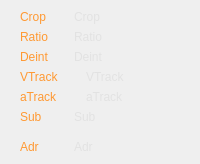
    <widget class="CSkinProgressWidget" name="m_CentralContainer1" native="true">
     <property name="sizePolicy">
      <sizepolicy hsizetype="Expanding" vsizetype="Preferred">
       <horstretch>0</horstretch>
       <verstretch>0</verstretch>
      </sizepolicy>
     </property>
     <property name="progress" stdset="0">
      <number>1</number>
     </property>
     <property name="borderInfo" stdset="0">
      <string notr="true">borderwidth=&quot;2&quot; roundcorner=&quot;0&quot; bordercolor=&quot;0xFFD0D0D0&quot; </string>
     </property>
     <layout class="QGridLayout" name="gridLayout_2" columnstretch="0,100,0">
      <property name="leftMargin">
       <number>20</number>
      </property>
      <property name="topMargin">
       <number>10</number>
      </property>
      <property name="rightMargin">
       <number>20</number>
      </property>
      <property name="bottomMargin">
       <number>10</number>
      </property>
      <property name="horizontalSpacing">
       <number>15</number>
      </property>
      <item row="1" column="0">
       <widget class="CSkinOneLineText" name="m_RatioName">
        <property name="sizePolicy">
         <sizepolicy hsizetype="Expanding" vsizetype="Expanding">
          <horstretch>0</horstretch>
          <verstretch>0</verstretch>
         </sizepolicy>
        </property>
        <property name="palette">
         <palette>
          <active>
           <colorrole role="WindowText">
            <brush brushstyle="SolidPattern">
             <color alpha="255">
              <red>255</red>
              <green>153</green>
              <blue>51</blue>
             </color>
            </brush>
           </colorrole>
          </active>
          <inactive>
           <colorrole role="WindowText">
            <brush brushstyle="SolidPattern">
             <color alpha="255">
              <red>255</red>
              <green>153</green>
              <blue>51</blue>
             </color>
            </brush>
           </colorrole>
          </inactive>
          <disabled>
           <colorrole role="WindowText">
            <brush brushstyle="SolidPattern">
             <color alpha="255">
              <red>120</red>
              <green>120</green>
              <blue>120</blue>
             </color>
            </brush>
           </colorrole>
          </disabled>
         </palette>
        </property>
        <property name="text">
         <string>Ratio</string>
        </property>
        <property name="addheight" stdset="0">
         <number>0</number>
        </property>
       </widget>
      </item>
      <item row="2" column="0">
       <widget class="CSkinOneLineText" name="m_DeintName">
        <property name="sizePolicy">
         <sizepolicy hsizetype="Expanding" vsizetype="Expanding">
          <horstretch>0</horstretch>
          <verstretch>0</verstretch>
         </sizepolicy>
        </property>
        <property name="palette">
         <palette>
          <active>
           <colorrole role="WindowText">
            <brush brushstyle="SolidPattern">
             <color alpha="255">
              <red>255</red>
              <green>153</green>
              <blue>51</blue>
             </color>
            </brush>
           </colorrole>
          </active>
          <inactive>
           <colorrole role="WindowText">
            <brush brushstyle="SolidPattern">
             <color alpha="255">
              <red>255</red>
              <green>153</green>
              <blue>51</blue>
             </color>
            </brush>
           </colorrole>
          </inactive>
          <disabled>
           <colorrole role="WindowText">
            <brush brushstyle="SolidPattern">
             <color alpha="255">
              <red>120</red>
              <green>120</green>
              <blue>120</blue>
             </color>
            </brush>
           </colorrole>
          </disabled>
         </palette>
        </property>
        <property name="text">
         <string>Deint</string>
        </property>
        <property name="addheight" stdset="0">
         <number>0</number>
        </property>
       </widget>
      </item>
      <item row="5" column="1" colspan="2">
       <widget class="CSkinOneLineText" name="m_STrackVal">
        <property name="sizePolicy">
         <sizepolicy hsizetype="Expanding" vsizetype="Expanding">
          <horstretch>0</horstretch>
          <verstretch>0</verstretch>
         </sizepolicy>
        </property>
        <property name="palette">
         <palette>
          <active>
           <colorrole role="WindowText">
            <brush brushstyle="SolidPattern">
             <color alpha="255">
              <red>226</red>
              <green>226</green>
              <blue>226</blue>
             </color>
            </brush>
           </colorrole>
          </active>
          <inactive>
           <colorrole role="WindowText">
            <brush brushstyle="SolidPattern">
             <color alpha="255">
              <red>226</red>
              <green>226</green>
              <blue>226</blue>
             </color>
            </brush>
           </colorrole>
          </inactive>
          <disabled>
           <colorrole role="WindowText">
            <brush brushstyle="SolidPattern">
             <color alpha="255">
              <red>120</red>
              <green>120</green>
              <blue>120</blue>
             </color>
            </brush>
           </colorrole>
          </disabled>
         </palette>
        </property>
        <property name="text">
         <string>Sub</string>
        </property>
        <property name="addheight" stdset="0">
         <number>1</number>
        </property>
       </widget>
      </item>
      <item row="3" column="1" colspan="2">
       <layout class="QHBoxLayout" name="horizontalLayout_24">
        <property name="spacing">
         <number>12</number>
        </property>
        <item>
         <widget class="CSkinProgressWidget" name="m_VCodecInfo" native="true">
          <property name="borderInfo" stdset="0">
           <string notr="true">borderwidth=&quot;0&quot; roundcorner=&quot;0&quot; bordercolor=&quot;0xD0CCFFCC&quot; </string>
          </property>
          <layout class="QHBoxLayout" name="horizontalLayout_14">
           <property name="spacing">
            <number>0</number>
           </property>
           <property name="leftMargin">
            <number>0</number>
           </property>
           <property name="topMargin">
            <number>0</number>
           </property>
           <property name="rightMargin">
            <number>0</number>
           </property>
           <property name="bottomMargin">
            <number>0</number>
           </property>
           <item>
            <widget class="COsdImage" name="m_VCodecInfoImg" native="true">
             <property name="imageParamsList" stdset="0">
              <stringlist notr="true">
               <string>id=&quot;avc1&quot; src=&quot;img/osd/infopanel/codecs/video/avc1.png&quot;</string>
               <string>id=&quot;div4&quot; src=&quot;img/osd/infopanel/codecs/video/div4.png&quot;</string>
               <string>id=&quot;divx&quot; src=&quot;img/osd/infopanel/codecs/video/divx.png&quot;</string>
               <string>id=&quot;dx50&quot; src=&quot;img/osd/infopanel/codecs/video/dx50.png&quot;</string>
               <string>id=&quot;h264&quot; src=&quot;img/osd/infopanel/codecs/video/h264.png&quot;</string>
               <string>id=&quot;mpgv&quot; src=&quot;img/osd/infopanel/codecs/video/mpgv.png&quot;</string>
               <string>id=&quot;wmv2&quot; src=&quot;img/osd/infopanel/codecs/video/wmv2.png&quot;</string>
               <string>id=&quot;wmv3&quot; src=&quot;img/osd/infopanel/codecs/video/wmv3.png&quot;</string>
               <string>id=&quot;wvc1&quot; src=&quot;img/osd/infopanel/codecs/video/wvc1.png&quot;</string>
               <string>id=&quot;xvid&quot; src=&quot;img/osd/infopanel/codecs/video/xvid.png&quot;</string>
               <string>id=&quot;mp42&quot; src=&quot;img/osd/infopanel/codecs/video/mp42.png&quot;</string>
               <string>id=&quot;div3&quot; src=&quot;img/osd/infopanel/codecs/video/div3.png&quot;</string>
               <string>id=&quot;mp43&quot; src=&quot;img/osd/infopanel/codecs/video/mp43.png&quot;</string>
               <string>id=&quot;vp90&quot; src=&quot;img/osd/infopanel/codecs/video/vp9.png&quot;</string>
               <string>id=&quot;unknown&quot; src=&quot;img/osd/infopanel/codecs/video/unknown.png&quot;</string>
              </stringlist>
             </property>
            </widget>
           </item>
          </layout>
         </widget>
        </item>
        <item>
         <widget class="CSkinOneLineText" name="m_VTrackVal">
          <property name="sizePolicy">
           <sizepolicy hsizetype="Expanding" vsizetype="Expanding">
            <horstretch>0</horstretch>
            <verstretch>0</verstretch>
           </sizepolicy>
          </property>
          <property name="palette">
           <palette>
            <active>
             <colorrole role="WindowText">
              <brush brushstyle="SolidPattern">
               <color alpha="255">
                <red>226</red>
                <green>226</green>
                <blue>226</blue>
               </color>
              </brush>
             </colorrole>
            </active>
            <inactive>
             <colorrole role="WindowText">
              <brush brushstyle="SolidPattern">
               <color alpha="255">
                <red>226</red>
                <green>226</green>
                <blue>226</blue>
               </color>
              </brush>
             </colorrole>
            </inactive>
            <disabled>
             <colorrole role="WindowText">
              <brush brushstyle="SolidPattern">
               <color alpha="255">
                <red>120</red>
                <green>120</green>
                <blue>120</blue>
               </color>
              </brush>
             </colorrole>
            </disabled>
           </palette>
          </property>
          <property name="text">
           <string>VTrack</string>
          </property>
          <property name="addheight" stdset="0">
           <number>1</number>
          </property>
          <property name="rowLimit" stdset="0">
           <number>0</number>
          </property>
         </widget>
        </item>
       </layout>
      </item>
      <item row="5" column="0">
       <widget class="CSkinOneLineText" name="m_STrackName">
        <property name="sizePolicy">
         <sizepolicy hsizetype="Expanding" vsizetype="Expanding">
          <horstretch>0</horstretch>
          <verstretch>0</verstretch>
         </sizepolicy>
        </property>
        <property name="palette">
         <palette>
          <active>
           <colorrole role="WindowText">
            <brush brushstyle="SolidPattern">
             <color alpha="255">
              <red>255</red>
              <green>153</green>
              <blue>51</blue>
             </color>
            </brush>
           </colorrole>
          </active>
          <inactive>
           <colorrole role="WindowText">
            <brush brushstyle="SolidPattern">
             <color alpha="255">
              <red>255</red>
              <green>153</green>
              <blue>51</blue>
             </color>
            </brush>
           </colorrole>
          </inactive>
          <disabled>
           <colorrole role="WindowText">
            <brush brushstyle="SolidPattern">
             <color alpha="255">
              <red>120</red>
              <green>120</green>
              <blue>120</blue>
             </color>
            </brush>
           </colorrole>
          </disabled>
         </palette>
        </property>
        <property name="text">
         <string>Sub</string>
        </property>
        <property name="addheight" stdset="0">
         <number>0</number>
        </property>
       </widget>
      </item>
      <item row="7" column="0">
       <spacer name="verticalSpacer_2">
        <property name="orientation">
         <enum>Qt::Vertical</enum>
        </property>
        <property name="sizeHint" stdset="0">
         <size>
          <width>20</width>
          <height>10</height>
         </size>
        </property>
       </spacer>
      </item>
      <item row="2" column="1" colspan="2">
       <widget class="CSkinOneLineText" name="m_DeintVal">
        <property name="sizePolicy">
         <sizepolicy hsizetype="Expanding" vsizetype="Expanding">
          <horstretch>0</horstretch>
          <verstretch>0</verstretch>
         </sizepolicy>
        </property>
        <property name="palette">
         <palette>
          <active>
           <colorrole role="WindowText">
            <brush brushstyle="SolidPattern">
             <color alpha="255">
              <red>226</red>
              <green>226</green>
              <blue>226</blue>
             </color>
            </brush>
           </colorrole>
          </active>
          <inactive>
           <colorrole role="WindowText">
            <brush brushstyle="SolidPattern">
             <color alpha="255">
              <red>226</red>
              <green>226</green>
              <blue>226</blue>
             </color>
            </brush>
           </colorrole>
          </inactive>
          <disabled>
           <colorrole role="WindowText">
            <brush brushstyle="SolidPattern">
             <color alpha="255">
              <red>120</red>
              <green>120</green>
              <blue>120</blue>
             </color>
            </brush>
           </colorrole>
          </disabled>
         </palette>
        </property>
        <property name="text">
         <string>Deint</string>
        </property>
        <property name="addheight" stdset="0">
         <number>1</number>
        </property>
       </widget>
      </item>
      <item row="3" column="0">
       <widget class="CSkinOneLineText" name="m_VTrackName">
        <property name="sizePolicy">
         <sizepolicy hsizetype="Expanding" vsizetype="Expanding">
          <horstretch>0</horstretch>
          <verstretch>0</verstretch>
         </sizepolicy>
        </property>
        <property name="palette">
         <palette>
          <active>
           <colorrole role="WindowText">
            <brush brushstyle="SolidPattern">
             <color alpha="255">
              <red>255</red>
              <green>153</green>
              <blue>51</blue>
             </color>
            </brush>
           </colorrole>
          </active>
          <inactive>
           <colorrole role="WindowText">
            <brush brushstyle="SolidPattern">
             <color alpha="255">
              <red>255</red>
              <green>153</green>
              <blue>51</blue>
             </color>
            </brush>
           </colorrole>
          </inactive>
          <disabled>
           <colorrole role="WindowText">
            <brush brushstyle="SolidPattern">
             <color alpha="255">
              <red>120</red>
              <green>120</green>
              <blue>120</blue>
             </color>
            </brush>
           </colorrole>
          </disabled>
         </palette>
        </property>
        <property name="text">
         <string>VTrack</string>
        </property>
        <property name="addheight" stdset="0">
         <number>0</number>
        </property>
       </widget>
      </item>
      <item row="8" column="0">
       <widget class="CSkinOneLineText" name="m_AddressName">
        <property name="sizePolicy">
         <sizepolicy hsizetype="Expanding" vsizetype="Expanding">
          <horstretch>0</horstretch>
          <verstretch>0</verstretch>
         </sizepolicy>
        </property>
        <property name="palette">
         <palette>
          <active>
           <colorrole role="WindowText">
            <brush brushstyle="SolidPattern">
             <color alpha="255">
              <red>255</red>
              <green>153</green>
              <blue>51</blue>
             </color>
            </brush>
           </colorrole>
          </active>
          <inactive>
           <colorrole role="WindowText">
            <brush brushstyle="SolidPattern">
             <color alpha="255">
              <red>255</red>
              <green>153</green>
              <blue>51</blue>
             </color>
            </brush>
           </colorrole>
          </inactive>
          <disabled>
           <colorrole role="WindowText">
            <brush brushstyle="SolidPattern">
             <color alpha="255">
              <red>120</red>
              <green>120</green>
              <blue>120</blue>
             </color>
            </brush>
           </colorrole>
          </disabled>
         </palette>
        </property>
        <property name="text">
         <string>Adr</string>
        </property>
        <property name="addheight" stdset="0">
         <number>2</number>
        </property>
        <property name="brightness" stdset="0">
         <number>5</number>
        </property>
        <property name="rowLimit" stdset="0">
         <number>0</number>
        </property>
       </widget>
      </item>
      <item row="0" column="2">
       <widget class="CSkinProgressWidget" name="m_CompactModeButton" native="true">
        <property name="sizePolicy">
         <sizepolicy hsizetype="Preferred" vsizetype="Preferred">
          <horstretch>0</horstretch>
          <verstretch>0</verstretch>
         </sizepolicy>
        </property>
        <property name="borderInfo" stdset="0">
         <string notr="true">borderwidth=&quot;1&quot; roundcorner=&quot;2&quot; bordercolor=&quot;0xFF808080&quot; </string>
        </property>
        <property name="borderInfoUnderMouse" stdset="0">
         <string notr="true">borderwidth=&quot;1&quot; roundcorner=&quot;2&quot; bordercolor=&quot;0xFFF0F0F0&quot; </string>
        </property>
        <property name="hideLimitW" stdset="0">
         <number>0</number>
        </property>
        <layout class="QHBoxLayout" name="horizontalLayout_16">
         <property name="spacing">
          <number>0</number>
         </property>
         <property name="leftMargin">
          <number>4</number>
         </property>
         <property name="topMargin">
          <number>4</number>
         </property>
         <property name="rightMargin">
          <number>4</number>
         </property>
         <property name="bottomMargin">
          <number>4</number>
         </property>
         <item>
          <widget class="COsdImage" name="m_CompactModeButtonImg" native="true">
           <property name="imageParamsList" stdset="0">
            <stringlist notr="true">
             <string>id=&quot;open&quot; src=&quot;img/osd/channelinfo/open.png&quot;</string>
             <string>id=&quot;close&quot; src=&quot;img/osd/channelinfo/close.png&quot;</string>
            </stringlist>
           </property>
           <property name="vSizeFactor" stdset="0">
            <number>1</number>
           </property>
          </widget>
         </item>
        </layout>
       </widget>
      </item>
      <item row="1" column="1" colspan="2">
       <widget class="CSkinOneLineText" name="m_RatioVal">
        <property name="sizePolicy">
         <sizepolicy hsizetype="Expanding" vsizetype="Expanding">
          <horstretch>0</horstretch>
          <verstretch>0</verstretch>
         </sizepolicy>
        </property>
        <property name="palette">
         <palette>
          <active>
           <colorrole role="WindowText">
            <brush brushstyle="SolidPattern">
             <color alpha="255">
              <red>226</red>
              <green>226</green>
              <blue>226</blue>
             </color>
            </brush>
           </colorrole>
          </active>
          <inactive>
           <colorrole role="WindowText">
            <brush brushstyle="SolidPattern">
             <color alpha="255">
              <red>226</red>
              <green>226</green>
              <blue>226</blue>
             </color>
            </brush>
           </colorrole>
          </inactive>
          <disabled>
           <colorrole role="WindowText">
            <brush brushstyle="SolidPattern">
             <color alpha="255">
              <red>120</red>
              <green>120</green>
              <blue>120</blue>
             </color>
            </brush>
           </colorrole>
          </disabled>
         </palette>
        </property>
        <property name="text">
         <string>Ratio</string>
        </property>
        <property name="addheight" stdset="0">
         <number>1</number>
        </property>
       </widget>
      </item>
      <item row="0" column="1">
       <widget class="CSkinOneLineText" name="m_CropVal">
        <property name="sizePolicy">
         <sizepolicy hsizetype="Expanding" vsizetype="Expanding">
          <horstretch>0</horstretch>
          <verstretch>0</verstretch>
         </sizepolicy>
        </property>
        <property name="palette">
         <palette>
          <active>
           <colorrole role="WindowText">
            <brush brushstyle="SolidPattern">
             <color alpha="255">
              <red>226</red>
              <green>226</green>
              <blue>226</blue>
             </color>
            </brush>
           </colorrole>
          </active>
          <inactive>
           <colorrole role="WindowText">
            <brush brushstyle="SolidPattern">
             <color alpha="255">
              <red>226</red>
              <green>226</green>
              <blue>226</blue>
             </color>
            </brush>
           </colorrole>
          </inactive>
          <disabled>
           <colorrole role="WindowText">
            <brush brushstyle="SolidPattern">
             <color alpha="255">
              <red>120</red>
              <green>120</green>
              <blue>120</blue>
             </color>
            </brush>
           </colorrole>
          </disabled>
         </palette>
        </property>
        <property name="text">
         <string>Crop</string>
        </property>
        <property name="addheight" stdset="0">
         <number>1</number>
        </property>
       </widget>
      </item>
      <item row="4" column="0">
       <widget class="CSkinOneLineText" name="m_ATrackName">
        <property name="sizePolicy">
         <sizepolicy hsizetype="Expanding" vsizetype="Expanding">
          <horstretch>0</horstretch>
          <verstretch>0</verstretch>
         </sizepolicy>
        </property>
        <property name="palette">
         <palette>
          <active>
           <colorrole role="WindowText">
            <brush brushstyle="SolidPattern">
             <color alpha="255">
              <red>255</red>
              <green>153</green>
              <blue>51</blue>
             </color>
            </brush>
           </colorrole>
          </active>
          <inactive>
           <colorrole role="WindowText">
            <brush brushstyle="SolidPattern">
             <color alpha="255">
              <red>255</red>
              <green>153</green>
              <blue>51</blue>
             </color>
            </brush>
           </colorrole>
          </inactive>
          <disabled>
           <colorrole role="WindowText">
            <brush brushstyle="SolidPattern">
             <color alpha="255">
              <red>120</red>
              <green>120</green>
              <blue>120</blue>
             </color>
            </brush>
           </colorrole>
          </disabled>
         </palette>
        </property>
        <property name="text">
         <string>aTrack</string>
        </property>
        <property name="addheight" stdset="0">
         <number>0</number>
        </property>
       </widget>
      </item>
      <item row="0" column="0">
       <widget class="CSkinOneLineText" name="m_CropName">
        <property name="sizePolicy">
         <sizepolicy hsizetype="Expanding" vsizetype="Expanding">
          <horstretch>0</horstretch>
          <verstretch>0</verstretch>
         </sizepolicy>
        </property>
        <property name="palette">
         <palette>
          <active>
           <colorrole role="WindowText">
            <brush brushstyle="SolidPattern">
             <color alpha="255">
              <red>255</red>
              <green>153</green>
              <blue>51</blue>
             </color>
            </brush>
           </colorrole>
          </active>
          <inactive>
           <colorrole role="WindowText">
            <brush brushstyle="SolidPattern">
             <color alpha="255">
              <red>255</red>
              <green>153</green>
              <blue>51</blue>
             </color>
            </brush>
           </colorrole>
          </inactive>
          <disabled>
           <colorrole role="WindowText">
            <brush brushstyle="SolidPattern">
             <color alpha="255">
              <red>120</red>
              <green>120</green>
              <blue>120</blue>
             </color>
            </brush>
           </colorrole>
          </disabled>
         </palette>
        </property>
        <property name="text">
         <string>Crop</string>
        </property>
        <property name="addheight" stdset="0">
         <number>0</number>
        </property>
       </widget>
      </item>
      <item row="4" column="1" colspan="2">
       <layout class="QHBoxLayout" name="horizontalLayout_23">
        <property name="spacing">
         <number>12</number>
        </property>
        <item>
         <widget class="CSkinProgressWidget" name="m_ACodecInfo" native="true">
          <property name="sizePolicy">
           <sizepolicy hsizetype="Fixed" vsizetype="Preferred">
            <horstretch>0</horstretch>
            <verstretch>0</verstretch>
           </sizepolicy>
          </property>
          <property name="borderInfo" stdset="0">
           <string notr="true">borderwidth=&quot;0&quot; roundcorner=&quot;2&quot; bordercolor=&quot;0xD0CCFFCC&quot; </string>
          </property>
          <layout class="QHBoxLayout" name="horizontalLayout_15">
           <property name="spacing">
            <number>0</number>
           </property>
           <property name="leftMargin">
            <number>0</number>
           </property>
           <property name="topMargin">
            <number>0</number>
           </property>
           <property name="rightMargin">
            <number>0</number>
           </property>
           <property name="bottomMargin">
            <number>0</number>
           </property>
           <item>
            <widget class="COsdImage" name="m_ACodecInfoImg" native="true">
             <property name="imageParamsList" stdset="0">
              <stringlist notr="true">
               <string>id=&quot;adts&quot; src=&quot;img/osd/infopanel/codecs/audio/adts.png&quot;</string>
               <string>id=&quot;mp3&quot; src=&quot;img/osd/infopanel/codecs/audio/mp3.png&quot;</string>
               <string>id=&quot;mp4a&quot; src=&quot;img/osd/infopanel/codecs/audio/mp4a.png&quot;</string>
               <string>id=&quot;mpga&quot; src=&quot;img/osd/infopanel/codecs/audio/mpga.png&quot;</string>
               <string>id=&quot;wma&quot; src=&quot;img/osd/infopanel/codecs/audio/wma.png&quot;</string>
               <string>id=&quot;wma2&quot; src=&quot;img/osd/infopanel/codecs/audio/wma2.png&quot;</string>
               <string>id=&quot;wma3&quot; src=&quot;img/osd/infopanel/codecs/audio/wma3.png&quot;</string>
               <string>id=&quot;a52&quot; src=&quot;img/osd/infopanel/codecs/audio/a52.png&quot;</string>
               <string>id=&quot;opus&quot; src=&quot;img/osd/infopanel/codecs/audio/opus.png&quot;</string>
               <string>id=&quot;unknown&quot; src=&quot;img/osd/infopanel/codecs/video/unknown.png&quot;</string>
              </stringlist>
             </property>
            </widget>
           </item>
          </layout>
         </widget>
        </item>
        <item>
         <widget class="CSkinOneLineText" name="m_ATrackVal">
          <property name="sizePolicy">
           <sizepolicy hsizetype="Expanding" vsizetype="Expanding">
            <horstretch>0</horstretch>
            <verstretch>0</verstretch>
           </sizepolicy>
          </property>
          <property name="palette">
           <palette>
            <active>
             <colorrole role="WindowText">
              <brush brushstyle="SolidPattern">
               <color alpha="255">
                <red>226</red>
                <green>226</green>
                <blue>226</blue>
               </color>
              </brush>
             </colorrole>
            </active>
            <inactive>
             <colorrole role="WindowText">
              <brush brushstyle="SolidPattern">
               <color alpha="255">
                <red>226</red>
                <green>226</green>
                <blue>226</blue>
               </color>
              </brush>
             </colorrole>
            </inactive>
            <disabled>
             <colorrole role="WindowText">
              <brush brushstyle="SolidPattern">
               <color alpha="255">
                <red>120</red>
                <green>120</green>
                <blue>120</blue>
               </color>
              </brush>
             </colorrole>
            </disabled>
           </palette>
          </property>
          <property name="text">
           <string>aTrack</string>
          </property>
          <property name="addheight" stdset="0">
           <number>1</number>
          </property>
          <property name="rowLimit" stdset="0">
           <number>0</number>
          </property>
         </widget>
        </item>
       </layout>
      </item>
      <item row="8" column="1" colspan="2">
       <widget class="CSkinOneLineText" name="m_AddressVal">
        <property name="sizePolicy">
         <sizepolicy hsizetype="Expanding" vsizetype="Expanding">
          <horstretch>0</horstretch>
          <verstretch>0</verstretch>
         </sizepolicy>
        </property>
        <property name="palette">
         <palette>
          <active>
           <colorrole role="WindowText">
            <brush brushstyle="SolidPattern">
             <color alpha="255">
              <red>226</red>
              <green>226</green>
              <blue>226</blue>
             </color>
            </brush>
           </colorrole>
          </active>
          <inactive>
           <colorrole role="WindowText">
            <brush brushstyle="SolidPattern">
             <color alpha="255">
              <red>226</red>
              <green>226</green>
              <blue>226</blue>
             </color>
            </brush>
           </colorrole>
          </inactive>
          <disabled>
           <colorrole role="WindowText">
            <brush brushstyle="SolidPattern">
             <color alpha="255">
              <red>120</red>
              <green>120</green>
              <blue>120</blue>
             </color>
            </brush>
           </colorrole>
          </disabled>
         </palette>
        </property>
        <property name="text">
         <string>Adr</string>
        </property>
        <property name="addheight" stdset="0">
         <number>2</number>
        </property>
        <property name="brightness" stdset="0">
         <number>5</number>
        </property>
        <property name="rowLimit" stdset="0">
         <number>2</number>
        </property>
       </widget>
      </item>
     </layout>
    </widget>
